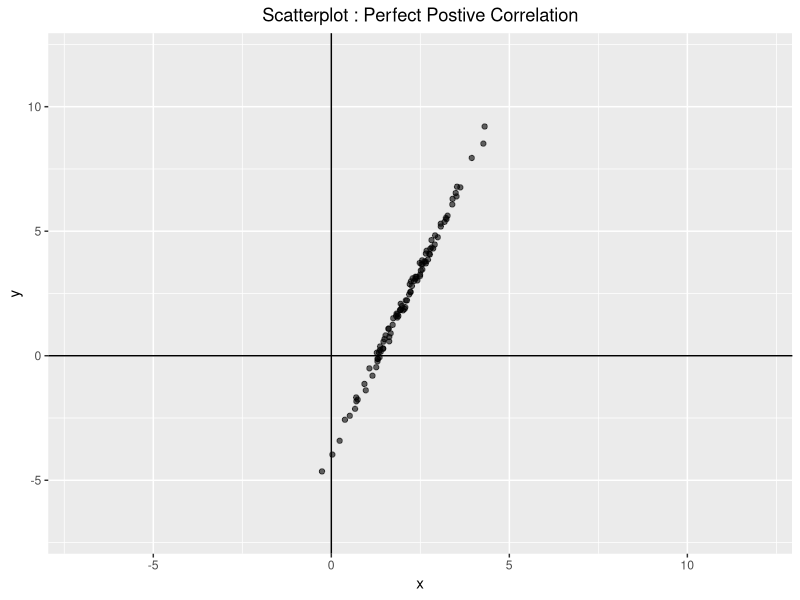
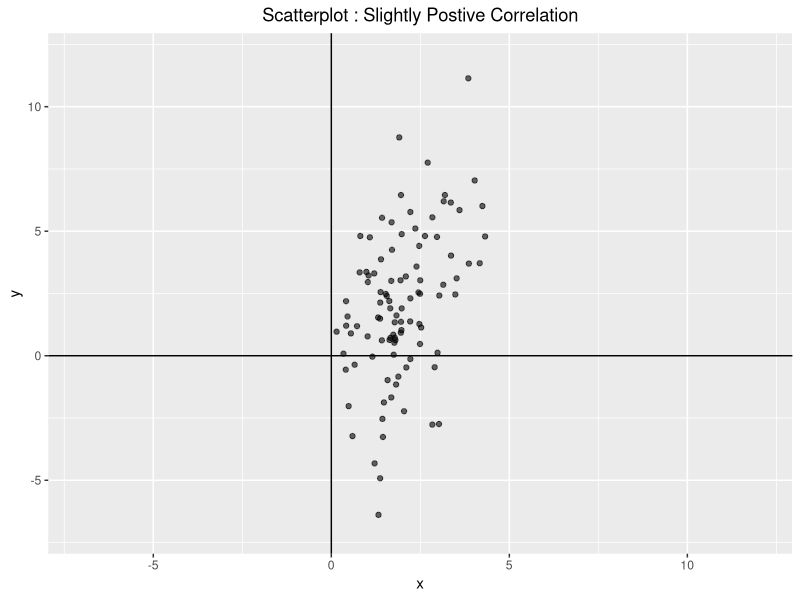
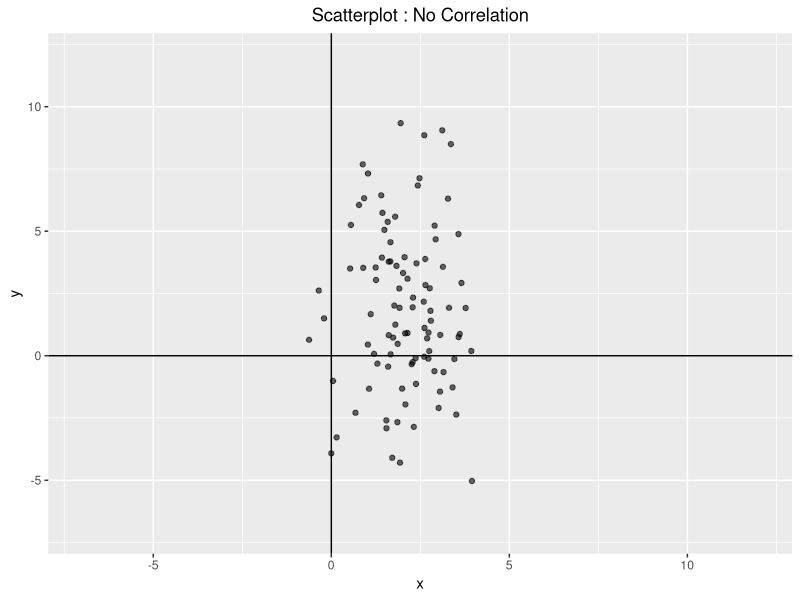
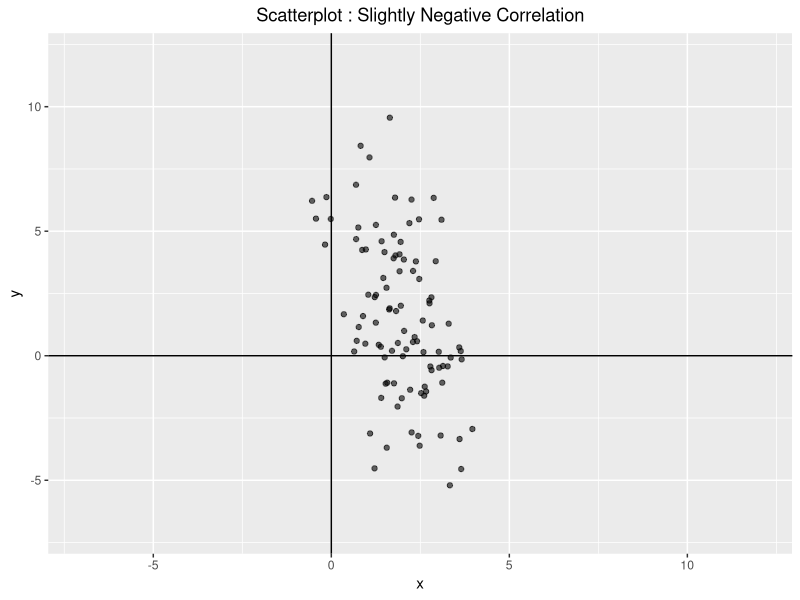
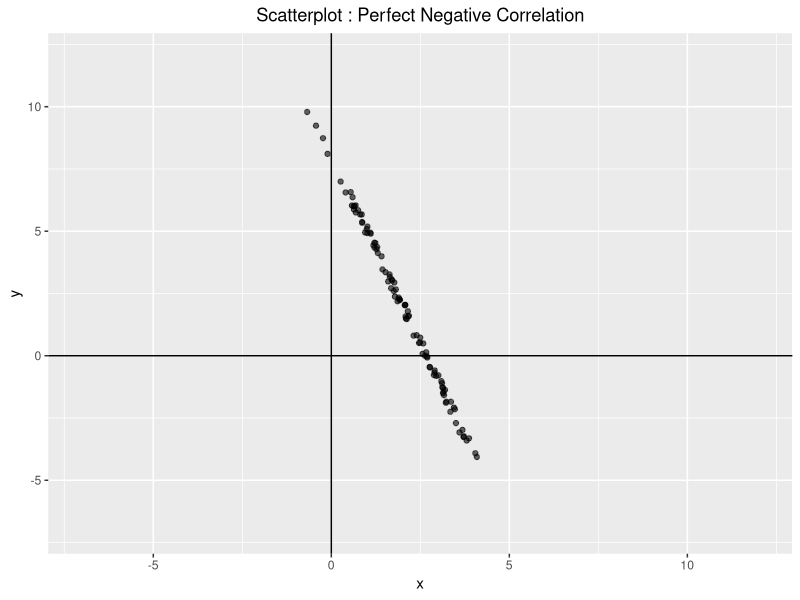
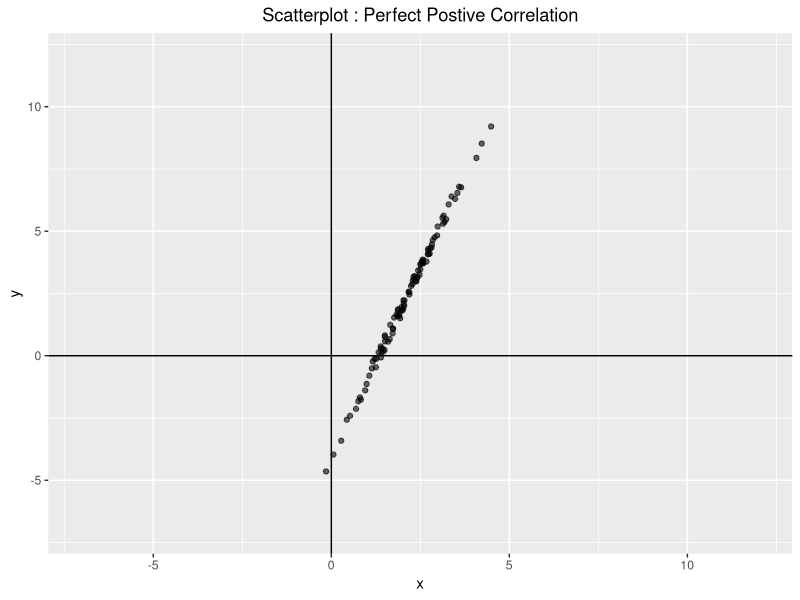
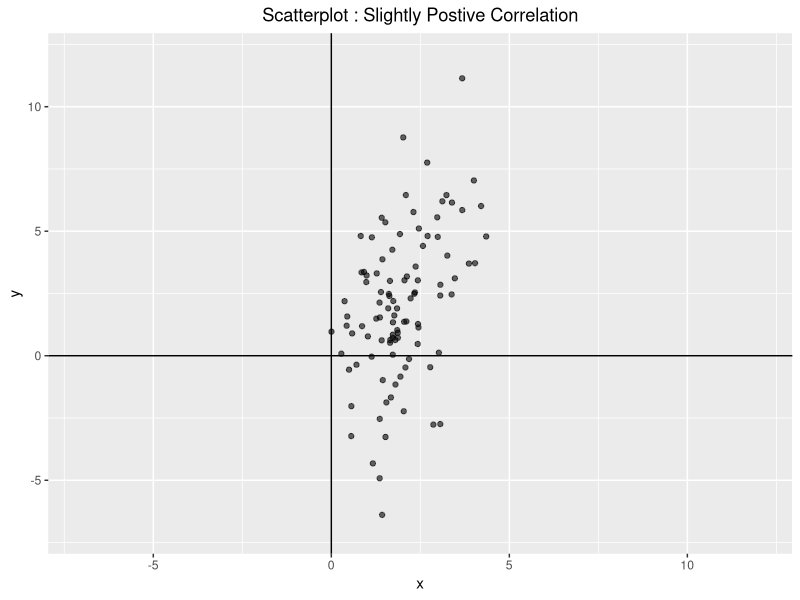
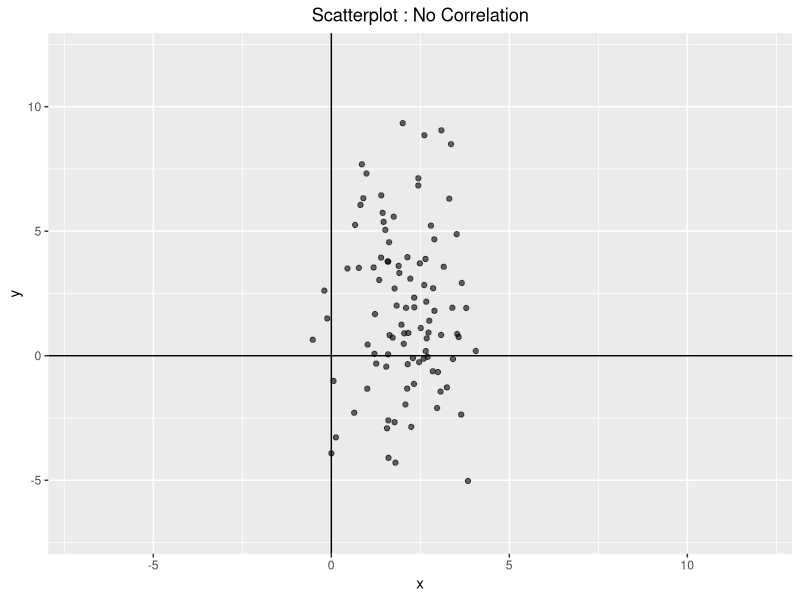

Here is the R script that generated these plots, in order:
#The script was provided by TashiNyangmi through his "Correlation/Regression" pull request
set.seed(1)
library(ggplot2)

#Simulate Perfect positive correlation
n <- 100; m1 <- 2; m2 <- 2; s1 <- 1;s2 <- 3;p <- 1

x <- rnorm(n, m1, s1)

y <- s2*p*(x-m1)/s1 + m2 + s2*rnorm(n,0,sqrt(1-p^2))

PerfPosCor <- data.frame(x, y)

##################################################################
#Simulate Slightly Postive Correlation

n <- 100; m1 <-2; m2 <- 2; s1 <- 1;s2 <- 3;p <- .5

x <- rnorm(n, m1, s1)

y <- s2*p*(x-m1)/s1 + m2 + s2*rnorm(n,0,sqrt(1-p^2))

SlightPosCor <- data.frame(x, y)

##################################################################
#Simulate No Correlation

n <- 100; m1 <-2; m2<-2; s1<-1;s2<-3;p<- 0

x<- rnorm(n, m1, s1)

y <- s2*p*(x-m1)/s1 + m2 + s2*rnorm(n,0,sqrt(1-p^2))

NoCor <- data.frame(x, y)

##################################################################
#Simulate Slightly Negative Correlation

n <- 100; m1 <-2; m2<-2; s1<-1;s2<-3;p<- -.5

x<- rnorm(n, m1, s1)

y <- s2*p*(x-m1)/s1 + m2 + s2*rnorm(n,0,sqrt(1-p^2))

SlightNegCor <- data.frame(x, y)


##################################################################
#Simulate Perfect Negative Correlation

n <- 100; m1 <-2; m2<-2; s1<-1;s2<-3;p <- -1

x <- rnorm(n, m1, s1)

y <- s2*p*(x-m1)/s1 + m2 + s2*rnorm(n,0,sqrt(1-p^2))

PerfNegCor <- data.frame(x, y)

##################################################################

#Save all data.frame as csv file to working directory
write.csv(PerfPosCor, file="PerfPosCor.csv")    
write.csv(SlightPosCor, file="SlightPosCor.csv")    
write.csv(NoCor, file="NoCor.csv")    
write.csv(SlightNegCor, file="SlightNegCor.csv")    
write.csv(PerfNegCor, file="PerfNegCor.csv")    

##################################################################


#For all 5 dataframe's plots: Generate, and save scatterplots as JPEGs

#create a function, "cor_plt_fn" to: Generate, print and save scatterplots as JPEGs

#          TO-DO
# add a geom_point layer for mean, because
# we used the same mean, and SD for the different plots. We want to emphasize that.

cor_plt_fn <- function(df, title, filename){
	
	cor_plt <- ggplot(df, aes(x,y)) + 
		geom_jitter(width = 0.1, alpha = 0.6)+ 
	  geom_hline(yintercept = 0) + #creates a horizontal line at the mean of y
	  geom_vline(xintercept = 0) + #creates a vertical line at the mean of x
		ylim(-7,12) + # sets the range of y-axis
		xlim(-7,12) + # sets the range of x-axis
		theme(plot.title = element_text(hjust = 0.5)) + #sets the horizontal alignment of title to center
		labs(title = title) #prints a title w/ the plot
	print(cor_plt)
	ggsave(paste(filename,".jpeg", sep = ""), cor_plt) # saves the plot, "cor_plt" with file name "<filename variable> + .jpeg" to working directory
	
}

#create 3 list for the three arguments to be passed to the UDF(user defined function), "cor_plt_fn".

dataset_list <- list(PerfPosCor, SlightPosCor, NoCor, SlightNegCor, PerfNegCor)

title_list <- list("Scatterplot : Perfect Postive Correlation",
	"Scatterplot : Slightly Postive Correlation",
	"Scatterplot : No Correlation",
	"Scatterplot : Slightly Negative Correlation",
	"Scatterplot : Perfect Negative Correlation")

plt_filename_list <- list("Scatterplot_Perfect_Postive_Correlation",
	"Scatterplot_Slightly_Postive_Correlation",
	"Scatterplot_No_Correlation",
	"Scatterplot_Slightly_Negative_Correlation",
	"Scatterplot_Perfect_Negative_Correlation" )

#call the function, "cor_plt_fn" within the loop to run it for all dataframes

for (i in 1:length(dataset_list)){
	cor_plt_fn(dataset_list[[i]], title_list[[i]], plt_filename_list[[i]]) #this function generates, prints, and saves scatterplots as JPEGs
}

##################################################################
